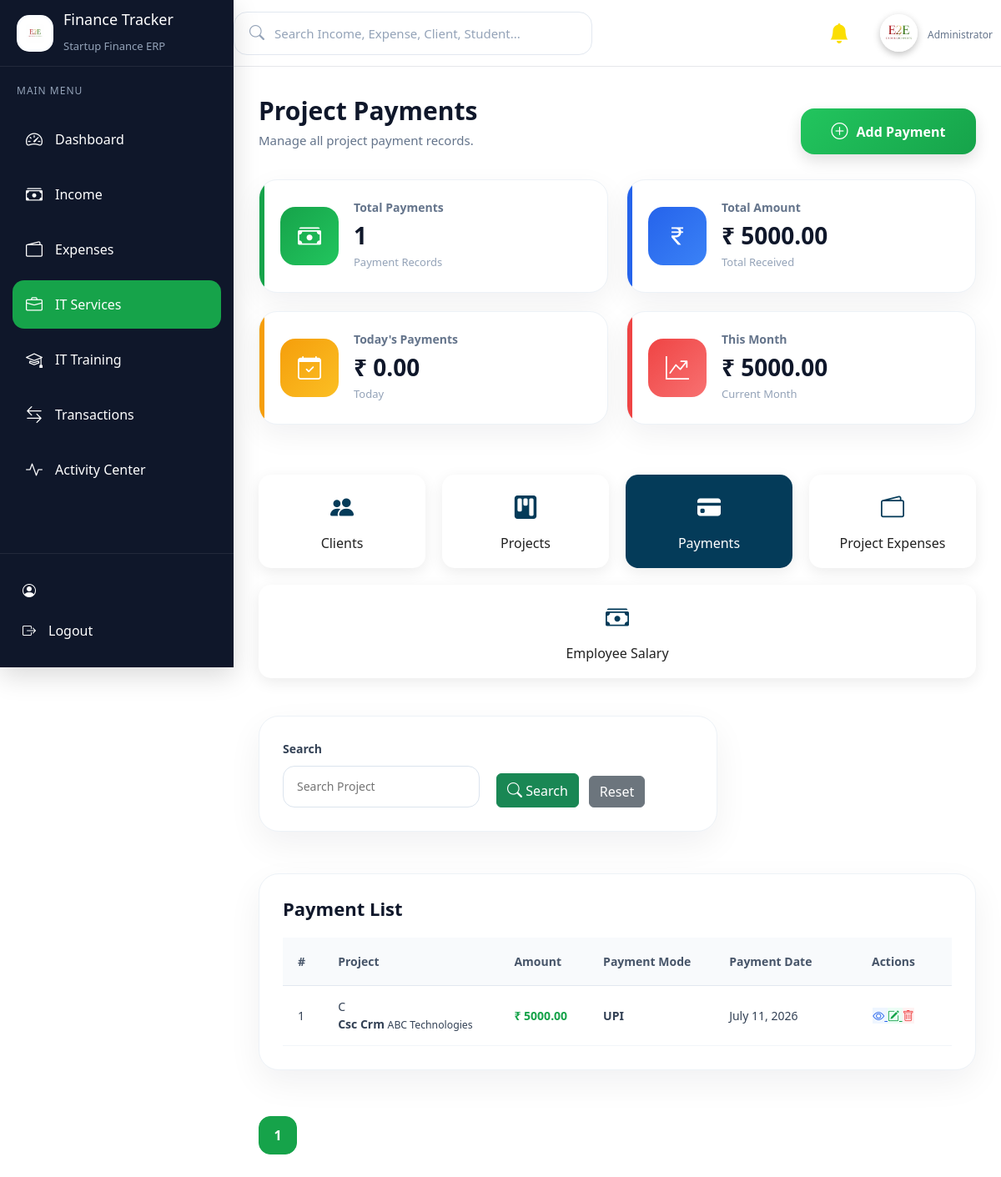
Screenshot of /services/payments/ with the database file from the repository.
### services/models.py (models this page shows, shortened)
class ProjectPayment(models.Model):
    PAYMENT_MODE = (
        ("Cash", "Cash"),
        ("UPI", "UPI"),
        ("Bank", "Bank"),
        ("Card", "Card"),
    )
    project = models.ForeignKey(
        Project,
        on_delete=models.CASCADE
    )
    amount = models.DecimalField(
        max_digits=12,
        decimal_places=2
    )
    payment_mode = models.CharField(
        max_length=20,
        choices=PAYMENT_MODE
    )
    denomination = models.CharField(
        max_length=20,
        blank=True,
        null=True
    )
    notes_count = models.PositiveIntegerField(
        blank=True,
        null=True
    )
    custom_denomination = models.DecimalField(
        max_digits=10,
        decimal_places=2,
        blank=True,
        null=True
    )
    transaction_id = models.CharField(
        max_length=150,
        blank=True,
        null=True
    )
    cheque_number = models.CharField(
        max_length=100,
        blank=True,
        null=True
    )
    bank_name = models.CharField(
        max_length=150,
        blank=True,
        null=True
    )
    payment_date = models.DateField()
    remarks = models.TextField(
        blank=True,
        null=True
    )
    created_at = models.DateTimeField(
        auto_now_add=True
    )
    class Meta:
        ordering = ["-id"]

class Project(models.Model):
    SERVICE_CHOICES = (
        ("Website", "Website"),
        ("Web Application", "Web Application"),
        ("Mobile Application", "Mobile Application"),
        ("UI/UX Design", "UI/UX Design"),
        ("Digital Marketing", "Digital Marketing"),
        ("SEO", "SEO"),
        ("ERP Development", "ERP Development"),
        ("Other", "Other"),
    )
    STATUS_CHOICES = (
        ("Pending", "Pending"),
        ("In Progress", "In Progress"),
        ("Completed", "Completed"),
        ("On Hold", "On Hold"),
    )
    client = models.ForeignKey(
        Client,
        on_delete=models.CASCADE,
        related_name="projects"
    )
    project_name = models.CharField(
        max_length=200,
        unique=True
    )
    service_type = models.CharField(
        max_length=100,
        choices=SERVICE_CHOICES
    )
    project_amount = models.DecimalField(
        max_digits=12,
        decimal_places=2
    )
    start_date = models.DateField()
    end_date = models.DateField()
    status = models.CharField(
        max_length=30,
        choices=STATUS_CHOICES,
        default="Pending"
    )
    description = models.TextField(
        blank=True,
        null=True
    )
    created_at = models.DateTimeField(
        auto_now_add=True
    )
    updated_at = models.DateTimeField(
        auto_now=True
    )
    class Meta:
        ordering = ["-id"]

class Client(models.Model):
    STATUS_CHOICES = (
        ("Active", "Active"),
        ("Inactive", "Inactive"),
    )
    company_name = models.CharField(
        max_length=200
    )
    contact_person = models.CharField(
        max_length=150
    )
    phone = models.CharField(
        max_length=10,
        unique=True
    )
    email = models.EmailField(
        unique=True
    )
    address = models.TextField(
        blank=True,
        null=True
    )
    gst_number = models.CharField(
        max_length=15,
        blank=True,
        null=True,
        unique=True
    )
    status = models.CharField(
        max_length=20,
        choices=STATUS_CHOICES,
        default="Active"
    )
    created_at = models.DateTimeField(
        auto_now_add=True
    )
    updated_at = models.DateTimeField(
        auto_now=True
    )
    class Meta:
        ordering = ["-id"]

### services/views.py (the view)
# urls.py: path("payments/", views.payment_list, name="service_payment_list"),
def payment_list(request):
    payments = ProjectPayment.objects.select_related(
        "project"
    ).all().order_by("-id")
    search = request.GET.get("search", "")
    if search:
        payments = payments.filter(
            Q(project__project_name__icontains=search) |
            Q(project__client__company_name__icontains=search)
        )
    paginator = Paginator(payments, 5)
    page_number = request.GET.get("page")
    page_obj = paginator.get_page(page_number)
    context = {
        "payments": page_obj,
        "page_obj": page_obj,
        "search": search,
        "active_page": "payments",
        "total_payments": ProjectPayment.objects.count(),
        "total_amount": ProjectPayment.objects.aggregate(
            total=Sum("amount")
        )["total"] or 0,
        "today_payments": ProjectPayment.objects.filter(
            payment_date=date.today()
        ).aggregate(
            total=Sum("amount")
        )["total"] or 0,
        "this_month_payments": ProjectPayment.objects.filter(
            payment_date__year=date.today().year,
            payment_date__month=date.today().month
        ).aggregate(
            total=Sum("amount")
        )["total"] or 0,
    }
    return render(
        request,
        "services/payment_list.html",
        context
    )

### activity/context_processors.py (called while the page is built)
def notification_context(request):
    unread_notifications = Notification.objects.filter(
        is_read=False
    ).count()
    recent_notifications = Notification.objects.filter(
        is_read=False
    ).order_by("-created_at")[:5]
    return {
        "unread_notifications": unread_notifications,
        "recent_notifications": recent_notifications,
    }

### templates/services/payment_list.html (shortened to what this page needs)
{% extends 'base.html' %}
{% block content %}
<div class="page-header">
    <div>
        <h2>Project Payments</h2>
        <p>Manage all project payment records.</p>
    </div>
    <div class="page-actions">
        <a href="{% url 'services:add_payment' %}" class="btn btn-success">
            <i class="bi bi-plus-circle"></i>
            Add Payment
        </a>
    </div>
</div>
<div class="dashboard-cards">
    <div class="dashboard-card revenue">
        <div class="card-icon">
            <i class="bi bi-cash-stack"></i>
        </div>
        <div class="card-content">
            <h5>Total Payments</h5>
            <h2>{{ total_payments }}</h2>
            <p>Payment Records</p>
        </div>
    </div>
    <div class="dashboard-card profit">
        <div class="card-icon">
            <i class="bi bi-currency-rupee"></i>
        </div>
        <div class="card-content">
            <h5>Total Amount</h5>
            <h2>₹ {{ total_amount|floatformat:2 }}</h2>
            <p>Total Received</p>
        </div>
    </div>
    <div class="dashboard-card target">
        <div class="card-icon">
            <i class="bi bi-calendar-check"></i>
        </div>
        <div class="card-content">
            <h5>Today's Payments</h5>
            <h2>₹ {{ today_payments|floatformat:2 }}</h2>
            <p>Today</p>
        </div>
    </div>
    <div class="dashboard-card expense">
        <div class="card-icon">
            <i class="bi bi-graph-up-arrow"></i>
        </div>
        <div class="card-content">
            <h5>This Month</h5>
            <h2>₹ {{ this_month_payments|floatformat:2 }}</h2>
            <p>Current Month</p>
        </div>
    </div>
</div>
<div class="service-nav">
    <div class="service-nav">
        <a href="{% url 'services:client_list' %}" class="service-link {% if active_page == 'clients' %}active{% endif %}">
            <i class="bi bi-people-fill"></i>
            Clients
        </a>
        <a href="{% url 'services:project_list' %}" class="service-link {% if active_page == 'projects' %}active{% endif %}">
            <i class="bi bi-kanban-fill"></i>
            Projects
        </a>
        <a href="{% url 'services:service_payment_list' %}"
            class="service-link {% if active_page == 'payments' %}active{% endif %}">
            <i class="bi bi-credit-card-fill"></i>
            Payments
        </a>
        <a href="{% url 'services:expense_list' %}" class="service-link {% if active_page == 'expenses' %}active{% endif %}">
            <i class="bi bi-wallet2"></i>
            Project Expenses
        </a>
        <a href="{% url 'services:salary_list' %}" class="service-link {% if active_page == 'salary' %}active{% endif %}">
            <i class="bi bi-cash-stack"></i>
            Employee Salary
        </a>
    </div>
    <div class="filter-card">
        <form method="GET">
            <div class="filter-grid">
                <div class="filter-group">
                    <label>Search</label>
                    <input type="text" name="search" value="{{ search }}" placeholder="Search Project">
                </div>
                <div class="filter-buttons">
                    <button type="submit" class="btn btn-success">
                        <i class="bi bi-search"></i>
                        Search
                    </button>
                    <a href="{% url 'services:service_payment_list' %}" class="btn btn-secondary">
                        Reset
                    </a>
                </div>
            </div>
        </form>
    </div>
    <div class="dashboard-table">
        <div class="box-header">
            <h3>Payment List</h3>
        </div>
        <table>
            <thead>
                <tr>
                    <th>#</th>
                    <th>Project</th>
                    <th>Amount</th>
                    <th>Payment Mode</th>
                    <th>Payment Date</th>
                    <th>Actions</th>
                </tr>
            </thead>
            <tbody>
                {% for payment in payments %}
                <tr>
                    <td>{{ forloop.counter }}</td>
                    <td>
                        <div class="client-info">
                            <div class="client-avatar">
                                {{ payment.project.project_name|first|upper }}
                            </div>
                            <div>
                                <strong>{{ payment.project.project_name }}</strong>
                                <small>{{ payment.project.client.company_name }}</small>
                            </div>
                        </div>
                    </td>
                    <td>₹ {{ payment.amount }}</td>
                    <td>{{ payment.payment_mode }}</td>
                    <td>{{ payment.payment_date }}</td>
                    <td>
                        <a href="{% url 'services:view_payment' payment.id %}">
                            <i class="bi bi-eye"></i>
                        </a>
                        <a href="{% url 'services:edit_payment' payment.id %}">
                            <i class="bi bi-pencil-square"></i>
                        </a>
                        <a href="#" class="delete-btn" data-bs-toggle="modal" data-bs-target="#deleteModal"
                            data-url="{% url 'services:delete_payment' payment.id %}">
                            <i class="bi bi-trash"></i>
                        </a>
                    </td>
                </tr>
                {% endfor %}
            </tbody>
        </table>
    </div>
    <div class="pagination-container">
        {% for page in page_obj.paginator.page_range %}
        {% if page == page_obj.number %}
        <span class="page-btn active">
            {{ page }}
        </span>
        {% else %}
        <a href="?page={{ page }}" class="page-btn">
            {{ page }}
        </a>
        {% endif %}
        {% endfor %}
    </div>
    {% endblock %}

### static/css/style.css (style rules this page uses)
* { margin:0; padding:0; box-sizing:border-box; font-family:"Segoe UI",sans-serif; }
body { background:var(--bg); color:var(--text); font-family:"Inter",sans-serif; font-size:14px; line-height:1.6; }

### static/css/dashboard.css (style rules this page uses)
.dashboard-cards { display:grid; grid-template-columns:repeat(4,1fr); gap:22px; margin-bottom:30px; }
.dashboard-card { background:#fff; border-radius:18px; padding:24px; display:flex; align-items:center; gap:18px; box-shadow:0 10px 30px rgba(15,23,42,.08); transition:.35s; border:1px solid #edf2f7; position:relative; overflow:hidden; }
.dashboard-card::before { content:""; position:absolute; left:0; top:0; width:5px; height:100%; }
.card-icon { width:68px; height:68px; border-radius:16px; display:flex; justify-content:center; align-items:center; font-size:28px; color:#fff; }
.box-header { display:flex; justify-content:space-between; align-items:center; margin-bottom:22px; }
.box-header h3 { font-size:18px; font-weight:600; color:#0f172a; display:flex; align-items:center; gap:10px; }
.dashboard-table th, .dashboard-table td { padding:10px 12px; font-size:13px; }
@media (max-width:1400px) { .dashboard-cards { grid-template-columns:repeat(3,1fr); } }

### static/css/service.css (style rules this page uses)
.service-nav { display:flex; gap:20px; flex-wrap:wrap; margin:25px 0; }
.service-link { flex:1; min-width:180px; background:#fff; border-radius:15px; padding:18px; text-align:center; text-decoration:none; color:#222; box-shadow:0 5px 18px rgba(0,0,0,.08); transition:.3s; }
.service-link i { font-size:28px; display:block; color:#043b59; margin-bottom:10px; }
.service-link.active { background:#043b59; color:#fff; }
.service-link.active i { color:#fff; }
.page-actions { display:flex; gap:18px; flex-wrap:wrap; align-items:center; margin-top:20px; }
.page-actions .btn { min-width:210px; height:55px; border:none; border-radius:16px; display:flex; align-items:center; justify-content:center; gap:10px; font-size:16px; font-weight:600; color:#fff; transition:all .3s ease; box-shadow:0 8px 18px rgba(0,0,0,.12); }
.page-actions .btn i { font-size:20px; }
.page-actions .btn-success { background:linear-gradient(135deg,#22c55e,#16a34a); }

### static/css/variables.css (style rules this page uses)
:root { --primary:#16A34A; --primary-dark:#15803D; --primary-light:#DCFCE7; --success:#22C55E; --danger:#EF4444; --warning:#F59E0B; --info:#3B82F6; --purple:#7C3AED; --teal:#14B8A6; --pink:#EC4899; --sidebar:#0F172A; --sidebar-hover:#1E293B; --sidebar-active:#16A34A; --bg:#F4F7FE; --card:#FFFFFF; --card-hover:#F8FAFC; --heading:#0F172A; --text:#334155; --text-light:#64748B; --border:#E2E8F0; --shadow-sm:0 4px 12px rgba(15,23,42,.05); --shadow:0 12px 30px rgba(15,23,42,.08); --shadow-lg:0 18px 45px rgba(15,23,42,.12); --radius-sm:12px; --radius:18px; --radius-lg:24px; --transition:.3s ease; }

### rows the page displays
ProjectPayment: project.project_name|first "C", project.project_name "Csc Crm", project.client.company_name "ABC Technologies", amount "5000.00", payment_mode "UPI", payment_date "July 11, 2026"

### other values shown
{{ total_payments }} "1"
{{ total_amount|floatformat:2 }} "5000.00"
{{ today_payments|floatformat:2 }} "0.00"
{{ this_month_payments|floatformat:2 }} "5000.00"
{{ page }} "1"
